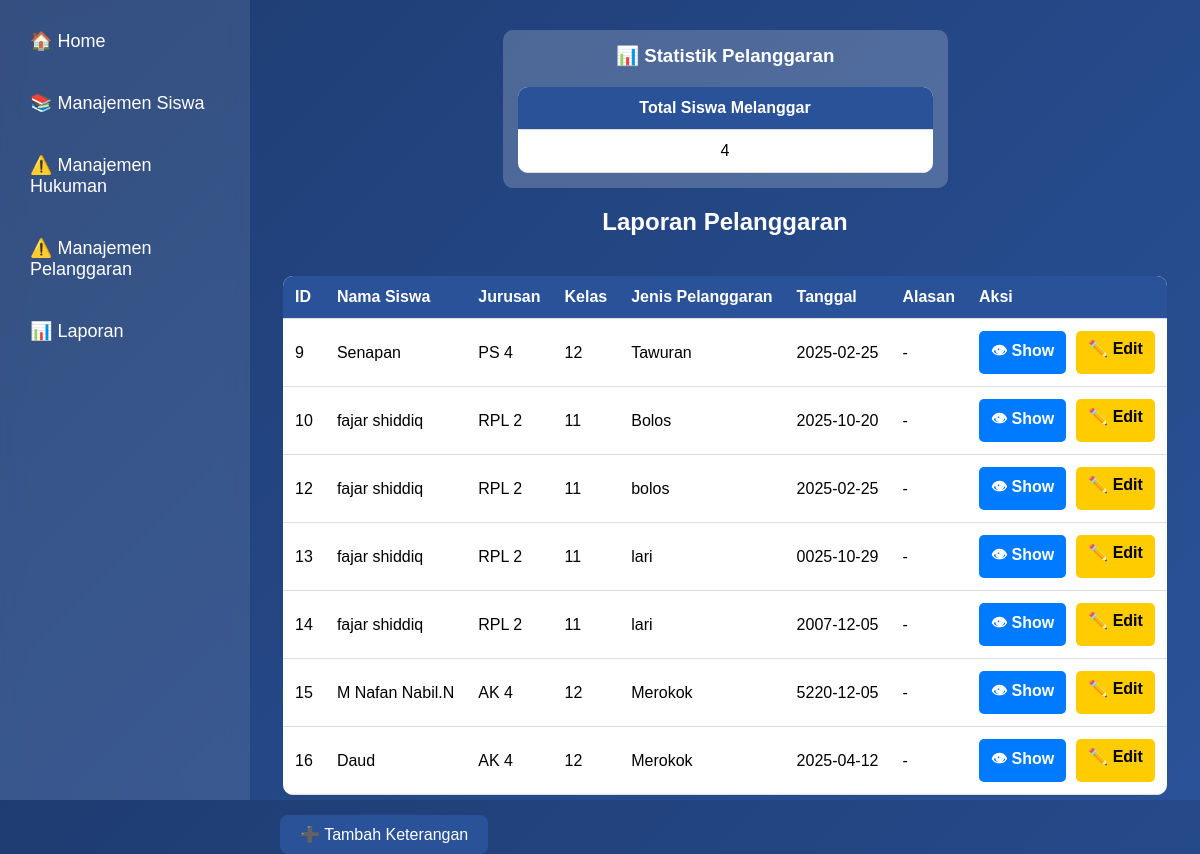
Page /pelanggaran_siswa/laporan.php on the committed database.
### tables this page shows
CREATE TABLE `pelanggaran` (
  `id` int(11) NOT NULL,
  `id_siswa` int(11) NOT NULL,
  `jenis_pelanggaran` varchar(255) NOT NULL,
  `tanggal` date NOT NULL,
  `keterangan` text DEFAULT NULL,
  `jenis_hukuman` varchar(255) DEFAULT NULL,
  `id_hukuman` int(11) DEFAULT NULL
);

CREATE TABLE `siswa` (
  `id` int(11) NOT NULL,
  `nis` int(20) NOT NULL,
  `nama` varchar(100) NOT NULL,
  `kelas` enum('10','11','12') NOT NULL,
  `jurusan` enum('RPL 1','RPL 2','AP 1','AP 2','AP 3','AP 4','AK 1','AK 2','AK 3','AK 4','PS 1','PS 2','PS 3','PS 4') NOT NULL,
  `jenis_kelamin` enum('Laki-laki','Perempuan') NOT NULL
);

### pelanggaran_siswa/laporan.php (the view, shortened to what this page needs)
<?php
$servername = "localhost";
$username = "root";
$password = "";
$database = "pelanggaran_siswa";
$conn = mysqli_connect($servername, $username, $password, $database);
?>
<!DOCTYPE html>
<html lang="id">
<head>
</head>
<body>
    <div class="sidebar">
        <a href="admin_dashboard.php">🏠 Home</a>
        <a href="siswa.php">📚 Manajemen Siswa</a>
        <a href="hukuman.php">⚠️ Manajemen Hukuman</a>
        <a href="pelanggaran.php">⚠️ Manajemen Pelanggaran</a>
        <a href="laporan.php">📊 Laporan</a>
    </div>
    <div class="content">
        <div class="statistik">
            <h3>📊 Statistik Pelanggaran</h3>
            <table>
                <thead>
                    <tr>
                        <th>Total Siswa Melanggar</th>
                    </tr>
                </thead>
                <tbody>
                    <?php
                    $countQuery = "SELECT COUNT(DISTINCT id_siswa) AS total_pelanggar FROM pelanggaran";
                    $countResult = mysqli_query($conn, $countQuery);
                    $countData = mysqli_fetch_assoc($countResult);
                    echo "<tr><td>" . htmlspecialchars($countData['total_pelanggar']) . "</td></tr>";
                    ?>
                </tbody>
            </table>
        </div>
        <h2>Laporan Pelanggaran</h2>
        <table id="reportTable">
            <thead>
                <tr>
                    <th>ID</th>
                    <th>Nama Siswa</th>
                    <th>Jurusan</th>
                    <th>Kelas</th>
                    <th>Jenis Pelanggaran</th>
                    <th>Tanggal</th>
                    <th>Alasan</th>
                    <th>Aksi</th>
                </tr>
            </thead>
            <tbody>
                <?php
                $query = "SELECT p.id, s.nama AS nama_siswa, s.jurusan, s.kelas, p.jenis_pelanggaran, p.tanggal, p.keterangan
                FROM pelanggaran p
                JOIN siswa s ON p.id_siswa = s.id";
      $result = mysqli_query($conn, $query);
      while ($row = mysqli_fetch_assoc($result)) {
          echo "<tr>";
          echo "<td>" . htmlspecialchars($row['id']) . "</td>";
          echo "<td>" . htmlspecialchars($row['nama_siswa']) . "</td>";
          echo "<td>" . htmlspecialchars($row['jurusan']) . "</td>";
          echo "<td>" . htmlspecialchars($row['kelas']) . "</td>";
          echo "<td>" . htmlspecialchars($row['jenis_pelanggaran']) . "</td>";
          echo "<td>" . htmlspecialchars($row['tanggal']) . "</td>";
          echo "<td>" . (!empty($row['keterangan']) ? htmlspecialchars($row['keterangan']) : '-') . "</td>";
          echo "<td>
                  <div class='action-buttons'>
                      <a href='show_pelanggaran.php?id=" . urlencode($row['id']) . "' class='show-btn'>👁 Show</a>
                      <a href='edit_keterangan.php?id=" . urlencode($row['id']) . "' class='edit-btn'>✏️ Edit</a>
                  </div>
                </td>";
          echo "</tr>";
      }
                ?>
            </tbody>
        </table>
        <div class="button-container">
            <a href="isi_keterangan.php">
                <button>➕ Tambah Keterangan</button>
            </a>
        </div>
    </div>
</body>
</html>

### pelanggaran_siswa/laporan.php (style rules this page uses)
* { margin: 0; padding: 0; box-sizing: border-box; font-family: 'Poppins', sans-serif; }
body { display: flex; height: 100vh; background: linear-gradient(135deg, #1e3c72, #2a5298); color: white; }
.sidebar { width: 250px; background: rgba(255, 255, 255, 0.1); backdrop-filter: blur(10px); padding: 20px; display: flex; flex-direction: column; gap: 20px; }
.sidebar a { text-decoration: none; color: white; font-size: 18px; padding: 10px; border-radius: 8px; transition: 0.3s; }
.content { flex: 1; padding: 30px; display: flex; flex-direction: column; align-items: center; }
h2, h3 { margin-bottom: 20px; text-align: center; }
.statistik { width: 50%; background: rgba(255, 255, 255, 0.2); padding: 15px; border-radius: 10px; text-align: center; margin-bottom: 20px; }
.statistik table { width: 100%; border-collapse: collapse; background: white; color: black; border-radius: 10px; overflow: hidden; }
.statistik th, .statistik td { padding: 12px; text-align: center; border-bottom: 1px solid #ddd; }
.statistik th { background: #2a5298; color: white; }
table { width: 90%; max-width: 950px; border-collapse: collapse; background: white; color: black; border-radius: 10px; overflow: hidden; margin-top: 20px; }
th, td { padding: 12px; text-align: left; border-bottom: 1px solid #ddd; max-width: 200px; word-wrap: break-word; white-space: nowrap; }
th { background: #2a5298; color: white; }
td:last-child { text-align: center; white-space: nowrap; }
.button-container { margin-top: 20px; text-align: left; width: 100%; }
.button-container a button { padding: 10px 20px; font-size: 16px; background: #2a5298; color: white; border: none; border-radius: 8px; cursor: pointer; transition: 0.3s; }
.edit-btn { background: #ffcc00; color: black; padding: 8px 12px; border-radius: 5px; text-decoration: none; font-weight: bold; display: inline-block; text-align: center; }
.show-btn { background: #007bff; color: white; padding: 8px 12px; border-radius: 5px; text-decoration: none; font-weight: bold; }
.action-buttons { display: flex; justify-content: center; gap: 10px; }

### rows in the picture
pelanggaran: id "9", id_siswa.nama "Senapan", id_siswa.jurusan "PS 4", id_siswa.kelas "12", jenis_pelanggaran "Tawuran", tanggal "2025-02-25"
pelanggaran: id "10", id_siswa.nama "fajar shiddiq", id_siswa.jurusan "RPL 2", id_siswa.kelas "11", jenis_pelanggaran "Bolos", tanggal "2025-10-20"
pelanggaran: id "12", id_siswa.nama "fajar shiddiq", id_siswa.jurusan "RPL 2", id_siswa.kelas "11", jenis_pelanggaran "bolos", tanggal "2025-02-25"
pelanggaran: id "13", id_siswa.nama "fajar shiddiq", id_siswa.jurusan "RPL 2", id_siswa.kelas "11", jenis_pelanggaran "lari", tanggal "0025-10-29"
pelanggaran: id "14", id_siswa.nama "fajar shiddiq", id_siswa.jurusan "RPL 2", id_siswa.kelas "11", jenis_pelanggaran "lari", tanggal "2007-12-05"
pelanggaran: id "15", id_siswa.nama "M Nafan Nabil.N", id_siswa.jurusan "AK 4", id_siswa.kelas "12", jenis_pelanggaran "Merokok", tanggal "5220-12-05"
pelanggaran: id "16", id_siswa.nama "Daud", id_siswa.jurusan "AK 4", id_siswa.kelas "12", jenis_pelanggaran "Merokok", tanggal "2025-04-12"

### other values in the picture
$countData['total_pelanggar'] "4"
